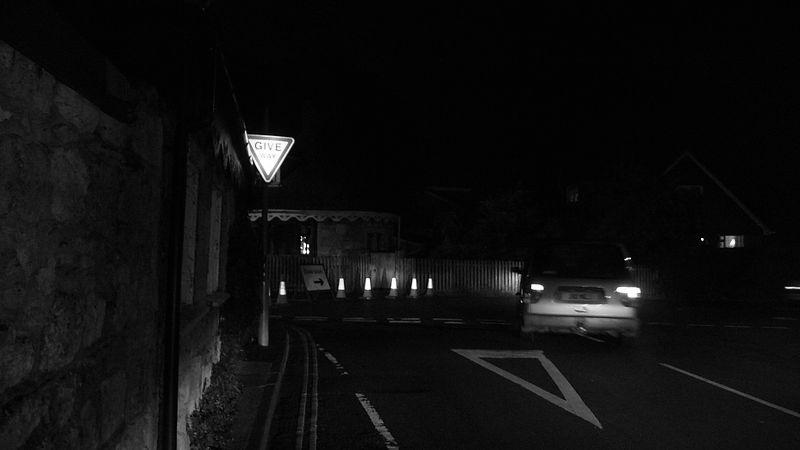
%> input picture dataset/road1.jpg, 800 x 450 px
$ octave P2.m   (GNU Octave 9; MATLAB toolbox functions it lacks are replaced by stand-ins)
%> lines starting %> are read from the running program, lines starting %| are printed output that depends on the picture
%% p2_A
clc
close all
clear
A1=imread('road1.jpg');
%> A1 is the input picture: size 450x800 uint8; min 0, max 255, mean 14.6
A2=imread('road2.jpg');
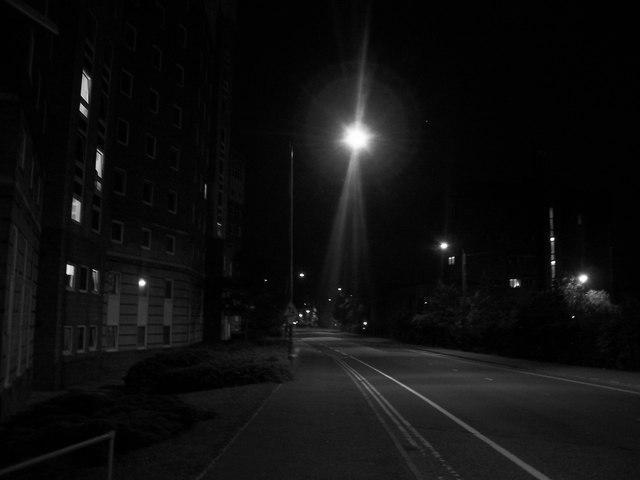
%> input picture dataset/road2.jpg, 640 x 480 px
%> A2 is the input picture: size 480x640 uint8; min 0, max 255, mean 15.2
A3=imread('road3.jpg');
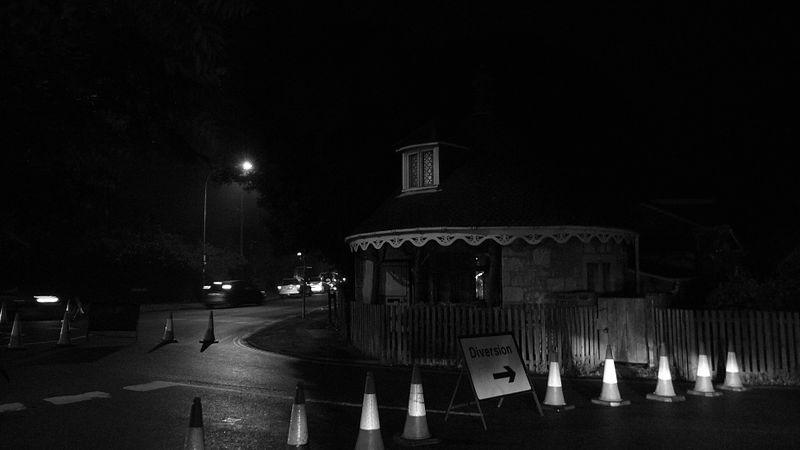
%> input picture dataset/road3.jpg, 800 x 450 px
%> A3 is the input picture: size 450x800 uint8; min 0, max 255, mean 16.8
A4=zeros(1,256);
A5=zeros(1,256);
A6=zeros(1,256);
%> (the run ends here)
